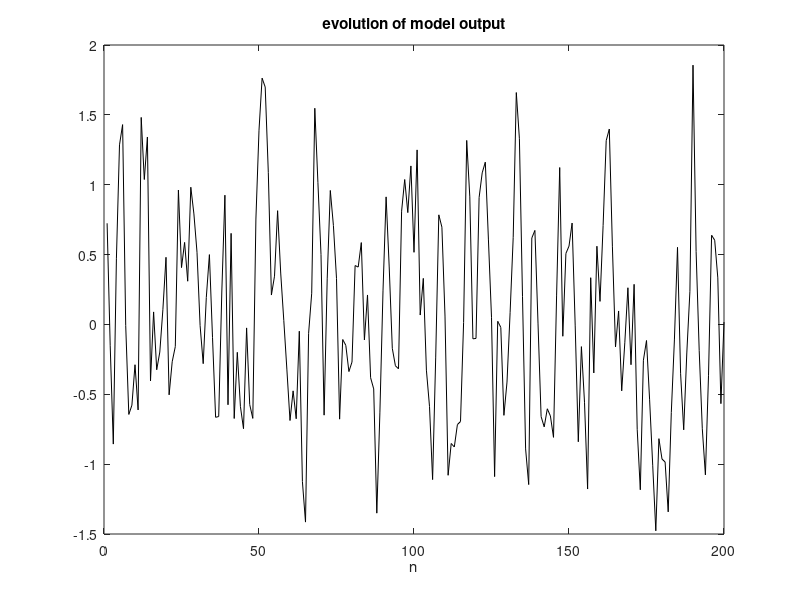

Source code (MATLAB):
%Example of ARMA behaviour

% ARMA model coeefs
%coeffs. of polynomial A
a1=0.05; a2=0.1;
%variable initial values
y=0.1; y1=0; y2=0;
%coeffs. of polynomial C
c0=0.6; c1=0.4; c2=0.3;
%variable initial values
e1=0; e2=0;

Ni=200; %number of iterations
ry=zeros(1,Ni); %for storage of y values
ee=randn(1,Ni); %vector of random values
 
%iterations
for nn=1:Ni,
    e=ee(nn);
    % ARMA model:
    y=(c0*e+c1*e1+c2*e2)-(a1*y1+a2*y2); 
    ry(nn)=y;
    % memory update:
    y2=y1; y1=y; 
    e2=e1; e1=e; 
end;

figure(1)
plot(ry,'k'),
xlabel('n');
title('evolution of model output');
